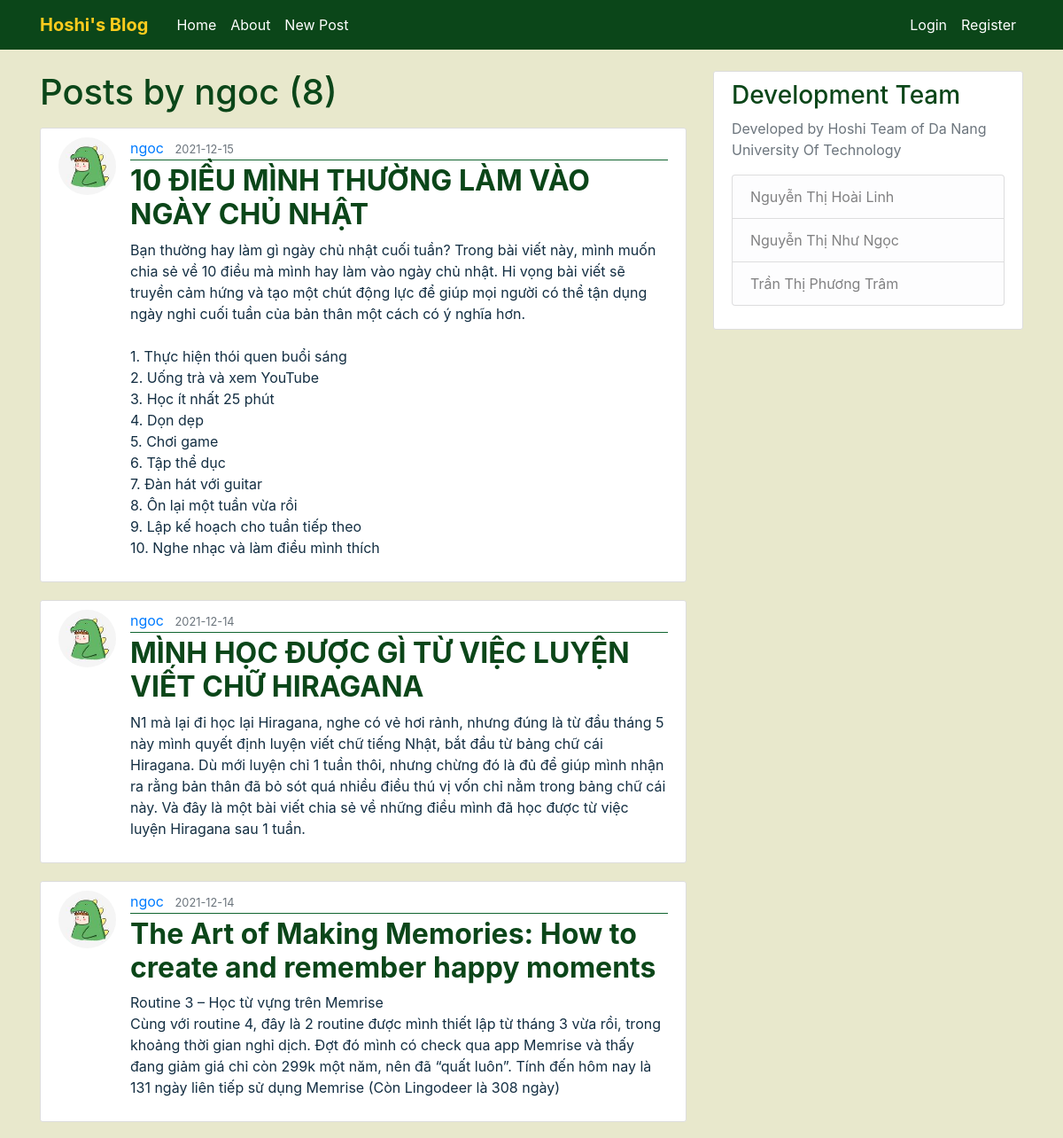
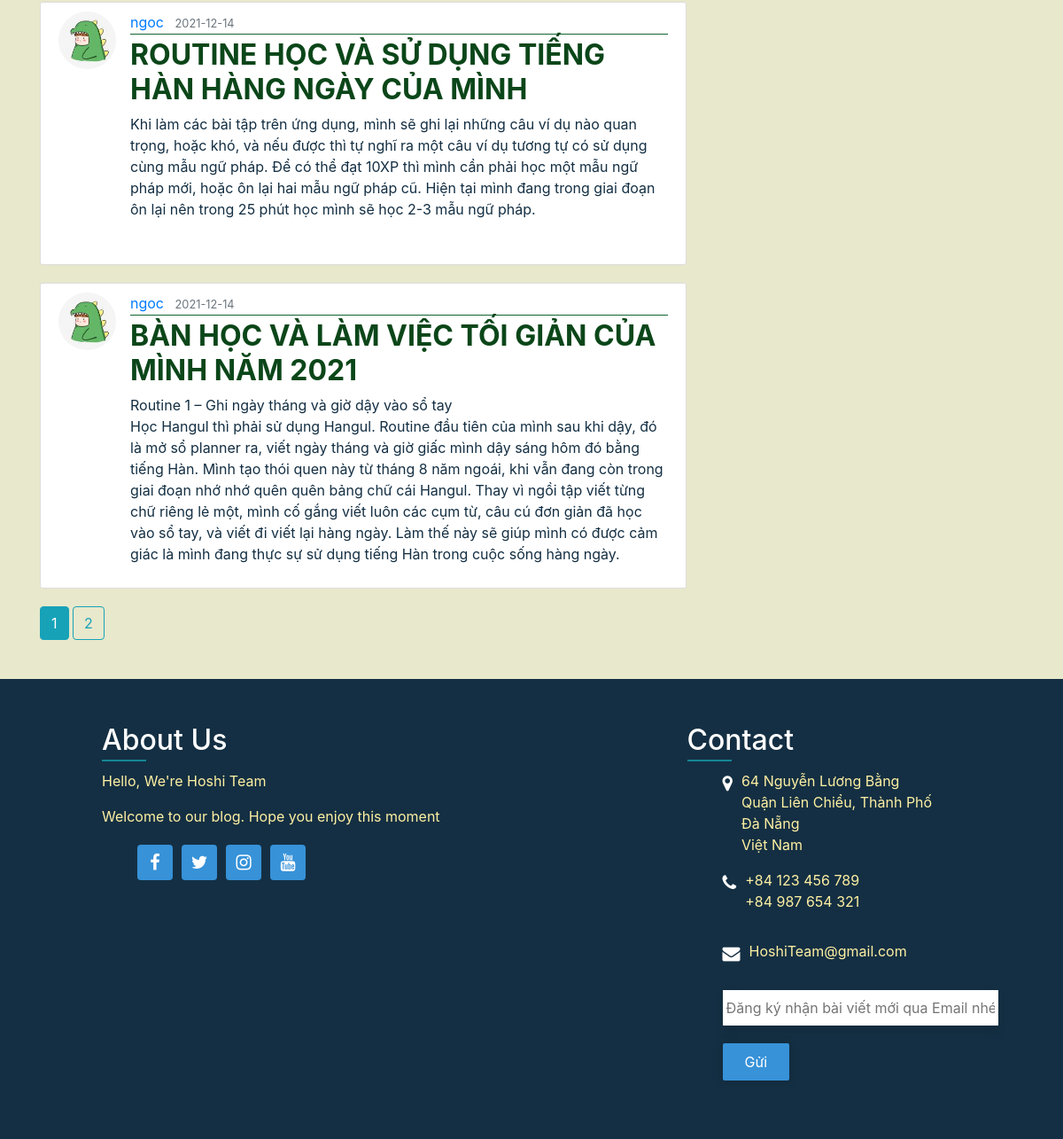
The app's page /user/ngoc with its own data (2 pictures, top to bottom).
### FlaskBlog/models.py (models this page shows, shortened)
class User(db.Model, UserMixin):
    id = db.Column(db.Integer, primary_key=True)
    username = db.Column(db.String(20), unique=True, nullable=False)
    email = db.Column(db.String(120), unique=True, nullable=False)
    image_file = db.Column(db.String(20), nullable=False, default='default.png')
    password = db.Column(db.String(60), nullable=False)
    posts = db.relationship('Post', backref='author', lazy=True)

class Post(db.Model):
    id = db.Column(db.Integer, primary_key=True)
    title = db.Column(db.String(100), nullable=False)
    date_posted = db.Column(db.DateTime, nullable=False, default=datetime.utcnow)
    content = db.Column(db.Text, nullable=False)
    user_id = db.Column(db.Integer, db.ForeignKey('user.id'), nullable=False)

### FlaskBlog/routes.py (the view)
@app.route("/user/<string:username>")
def user_posts(username):
    page = request.args.get('page', 1, type=int)
    user = User.query.filter_by(username=username).first_or_404()
    posts = Post.query.filter_by(author=user)\
        .order_by(Post.date_posted.desc())\
        .paginate(page=page, per_page=5)
    return render_template('user_posts.html', posts=posts, user=user)

### FlaskBlog/templates/user_posts.html
{% extends "layout.html" %}
{% block content %}
    <h1 class="mb-3">Posts by {{ user.username }} ({{ posts.total }})</h1>
    {% for post in posts.items %}
        <article class="media content-section">
          <img class="rounded-circle article-img" src="{{ url_for('static', filename='avatar/' + post.author.image_file) }}">
          <div class="media-body">
            <div class="article-metadata">
              <a class="mr-2" href="{{ url_for('user_posts', username=post.author.username) }}">{{ post.author.username }}</a>
              <small class="text-muted">{{ post.date_posted.strftime('%Y-%m-%d') }}</small>
            </div>
            <h2><a class="article-title" href="{{ url_for('post', post_id=post.id) }}">{{ post.title }}</a></h2>
            <p class="article-content">{{ post.content }}</p>
          </div>
        </article>
    {% endfor %}
    {% for page_num in posts.iter_pages(left_edge=1, right_edge=1, left_current=1, right_current=2) %}
      {% if page_num %}
        {% if posts.page == page_num %}
          <a class="btn btn-info mb-4" href="{{ url_for('user_posts', username=user.username, page=page_num) }}">{{ page_num }}</a>
        {% else %}
          <a class="btn btn-outline-info mb-4" href="{{ url_for('user_posts', username=user.username, page=page_num) }}">{{ page_num }}</a>
        {% endif %}
      {% else %}
        ...
      {% endif %}
    {% endfor %}
{% endblock content %}

### FlaskBlog/static/main.css (style rules this page uses)
body { background: #E8E8CC; color: #142F43; margin-top: 5rem; }
h1, h2, h3, h4, h5, h6 { color: #0B4619; }
.content-section { background: #ffffff; padding: 10px 20px; border: 1px solid #dddddd; border-radius: 3px; margin-bottom: 20px; }
.article-title { color: #0B4619; font-weight: bold; }
.article-content { white-space: pre-line; }
.article-img { height: 65px; width: 65px; margin-right: 16px; }
.article-metadata { padding-bottom: 1px; margin-bottom: 4px; border-bottom: 1px solid #116530 }

### records on screen
User: username "ngoc"
Post: image_file (picture), author.username "ngoc", date_posted "2021-12-15", title "10 ĐIỀU MÌNH THƯỜNG LÀM VÀO NGÀY CHỦ NHẬT", content "Bạn thường hay làm gì ngày chủ nhật cuối tuần? Trong bài viết này, mình muốn chia sẻ về 10 điều mà mình hay làm vào ngày chủ nhật. Hi vọng bài viết sẽ truyền cảm hứng và tạo một chút động lực để giúp mọi người có thể tận dụng ngày nghỉ cuối tuần của bản thân một cách có ý nghĩa hơn. 1. Thực hiện thói quen buổi sáng 2. Uống trà và xem YouTube 3. Học ít nhất 25 phút 4. Dọn dẹp 5. Chơi game 6. Tập thể dục 7. Đàn hát với guitar 8. Ôn lại một tuần vừa rồi 9. Lập kế hoạch cho tuần tiếp theo 10. Nghe nhạc và làm điều mình thích"
Post: image_file (picture), author.username "ngoc", date_posted "2021-12-14", title "MÌNH HỌC ĐƯỢC GÌ TỪ VIỆC LUYỆN VIẾT CHỮ HIRAGANA", content "N1 mà lại đi học lại Hiragana, nghe có vẻ hơi rảnh, nhưng đúng là từ đầu tháng 5 này mình quyết định luyện viết chữ tiếng Nhật, bắt đầu từ bảng chữ cái Hiragana. Dù mới luyện chỉ 1 tuần thôi, nhưng chừng đó là đủ để giúp mình nhận ra rằng bản thân đã bỏ sót quá nhiều điều thú vị vốn chỉ nằm trong bảng chữ cái này. Và đây là một bài viết chia sẻ về những điều mình đã học được từ việc luyện Hiragana sau 1 tuần."
Post: image_file (picture), author.username "ngoc", date_posted "2021-12-14", title "The Art of Making Memories: How to create and remember happy moments", content "Routine 3 – Học từ vựng trên Memrise Cùng với routine 4, đây là 2 routine được mình thiết lập từ tháng 3 vừa rồi, trong khoảng thời gian nghỉ dịch. Đợt đó mình có check qua app Memrise và thấy đang giảm giá chỉ còn 299k một năm, nên đã “quất luôn”. Tính đến hôm nay là 131 ngày liên tiếp sử dụng Memrise (Còn Lingodeer là 308 ngày)"
Post: image_file (picture), author.username "ngoc", date_posted "2021-12-14", title "ROUTINE HỌC VÀ SỬ DỤNG TIẾNG HÀN HÀNG NGÀY CỦA MÌNH", content "Khi làm các bài tập trên ứng dụng, mình sẽ ghi lại những câu ví dụ nào quan trọng, hoặc khó, và nếu được thì tự nghĩ ra một câu ví dụ tương tự có sử dụng cùng mẫu ngữ pháp. Để có thể đạt 10XP thì mình cần phải học một mẫu ngữ pháp mới, hoặc ôn lại hai mẫu ngữ pháp cũ. Hiện tại mình đang trong giai đoạn ôn lại nên trong 25 phút học mình sẽ học 2-3 mẫu ngữ pháp."
Post: image_file (picture), author.username "ngoc", date_posted "2021-12-14", title "BÀN HỌC VÀ LÀM VIỆC TỐI GIẢN CỦA MÌNH NĂM 2021", content "Routine 1 – Ghi ngày tháng và giờ dậy vào sổ tay Học Hangul thì phải sử dụng Hangul. Routine đầu tiên của mình sau khi dậy, đó là mở sổ planner ra, viết ngày tháng và giờ giấc mình dậy sáng hôm đó bằng tiếng Hàn. Mình tạo thói quen này từ tháng 8 năm ngoái, khi vẫn đang còn trong giai đoạn nhớ nhớ quên quên bảng chữ cái Hangul. Thay vì ngồi tập viết từng chữ riêng lẻ một, mình cố gắng viết luôn các cụm từ, câu cú đơn giản đã học vào sổ tay, và viết đi viết lại hàng ngày. Làm thế này sẽ giúp mình có được cảm giác là mình đang thực sự sử dụng tiếng Hàn trong cuộc sống hàng ngày."

### other values on screen
{{ posts.total }} "8"
{{ page_num }} "1"
{{ page_num }} "2"
